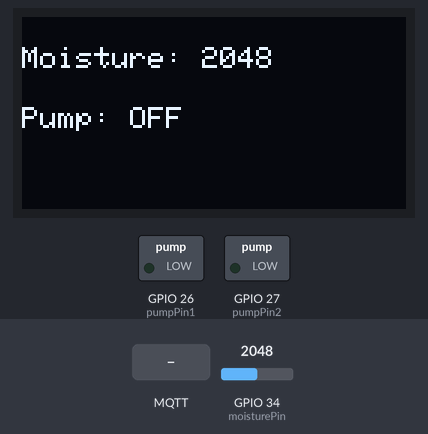
Bench run of a sketch on a simulated ESP32. Parts: 128×64 one-colour display, switched loads named in the sketch (green lamp = pin HIGH). Inputs (shaded band) come from the test bench; at power-on: GPIO 34 (moisturePin) = 2048. WiFi joins after 1.5 s; servers stay silent unless stated; no MQTT or app messages arrive unless stated; what the sketch prints to the serial monitor is not drawn.

Above: at 3.2 s.
3.3 s: MQTT message "ON" arrives on the first subscribed topic
At 8.3 s:
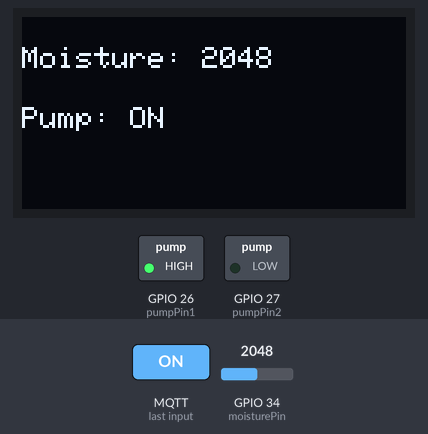
8.6 s: MQTT message "OFF" arrives on the first subscribed topic
At 13.2 s:
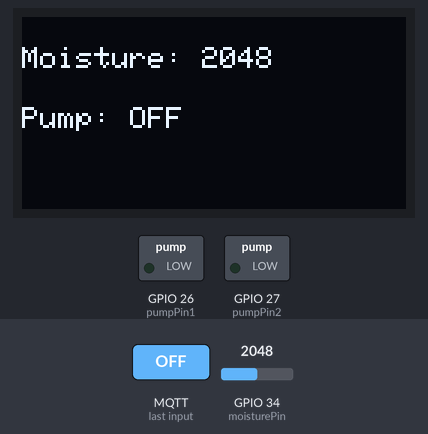
13.6 s: GPIO 34 (moisturePin) set to 2866
At 18.0 s:
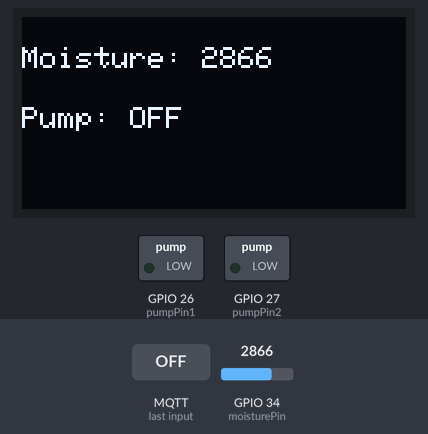
18.7 s: GPIO 34 (moisturePin) set to 3603
At 22.8 s:
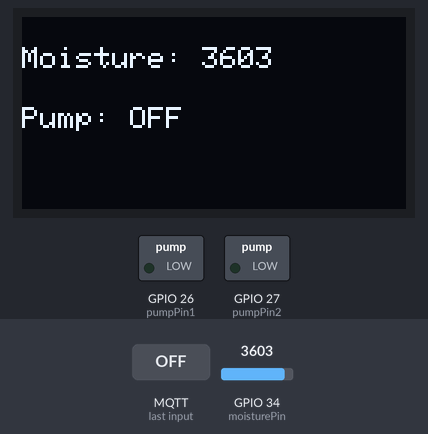
23.7 s: GPIO 34 (moisturePin) set to 4095
At 27.6 s:
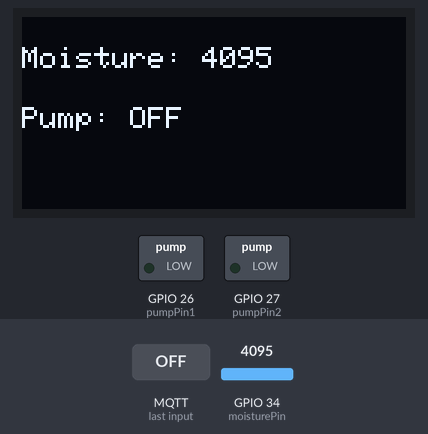
Timing chart, 0 to 29.1 s (numbered marks = the images above; inputs shaded):
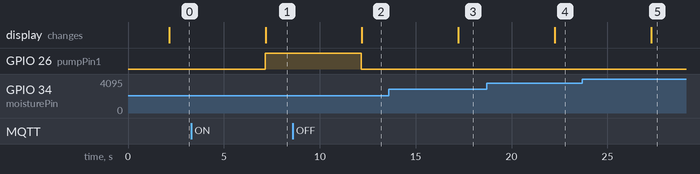

The sketch:

EXP13.ino
```cpp
/*
  EXP13: Control water pump and read soil moisture using ESP32 and MQTT
  -----------------------------------------------------------------------------
  1. The code connects to a Wi-Fi network using the provided SSID and password.
  2. It connects to the MQTT broker to publish moisture data and control the pump.
  3. Reads soil moisture sensor data from pin 34 and publishes it to the topic "sensor/moisture".
  4. Controls the pump via MQTT messages received on the topic "pump/control" (ON/OFF).
  5. Update the following lines with your own values:
     - Line 8: const char* ssid = "YOUR_WIFI_SSID"; // Replace with your Wi-Fi SSID
     - Line 9: const char* password = "YOUR_WIFI_PASSWORD"; // Replace with your Wi-Fi password
     - Line 12: const char* mqtt_server = "MQTT_BROKER_IP"; // Replace with your MQTT broker IP
     - Line 13: const int mqtt_port = 1883; // Replace if using a non-default port
     - Line 14: const char* mqtt_user = "MQTT_USERNAME"; // Replace with your MQTT username (if needed)
     - Line 15: const char* mqtt_password = "MQTT_PASSWORD"; // Replace with your MQTT password (if needed)

     by: Youssaf Mohamed Ali .
*/
#include <WiFi.h>
#include <PubSubClient.h>
#include <Wire.h>
#include <Adafruit_GFX.h>
#include <Adafruit_SSD1306.h>

// Wi-Fi credentials
const char* ssid = "TP-Guest";
const char* password = "88888888";

// MQTT broker details
const char* mqtt_server = "MQTT_BROKER_IP";
const int mqtt_port = 1883;
const char* mqtt_user = "MQTT_USERNAME";
const char* mqtt_password = "MQTT_PASSWORD";

// OLED configuration
#define SCREEN_WIDTH 128
#define SCREEN_HEIGHT 64
#define OLED_RESET    -1
#define SCREEN_ADDRESS 0x3C

Adafruit_SSD1306 display(SCREEN_WIDTH, SCREEN_HEIGHT, &Wire, OLED_RESET);

// Pin definitions
const int moisturePin = 34;
const int pumpPin1 = 26;
const int pumpPin2 = 27;

// Variables
WiFiClient espClient;
PubSubClient client(espClient);
int moistureValue = 0;
String pumpStatus = "OFF";

void setup_wifi() {
    delay(10);
    Serial.println("Connecting to Wi-Fi...");
    WiFi.begin(ssid, password);
    while (WiFi.status() != WL_CONNECTED) {
        delay(1000);
        Serial.print(".");
    }
    Serial.println("\nWi-Fi connected");
}

void reconnect() {
    while (!client.connected()) {
        Serial.println("Connecting to MQTT...");
        if (client.connect("ESP32Client", mqtt_user, mqtt_password)) {
            Serial.println("MQTT connected");
            client.subscribe("pump/control");
        } else {
            Serial.print("Failed, rc=");
            Serial.print(client.state());
            Serial.println(" Retrying in 5 seconds...");
            delay(5000);
        }
    }
}

void callback(char* topic, byte* payload, unsigned int length) {
    String message = "";
    for (int i = 0; i < length; i++) {
        message += (char)payload[i];
    }
    if (String(topic) == "pump/control") {
        if (message == "ON") {
            digitalWrite(pumpPin1, HIGH);
            digitalWrite(pumpPin2, LOW);
            pumpStatus = "ON";
            Serial.println("Pump turned ON");
        } else if (message == "OFF") {
            digitalWrite(pumpPin1, LOW);
            digitalWrite(pumpPin2, LOW);
            pumpStatus = "OFF";
            Serial.println("Pump turned OFF");
        }
    }
}

void setup() {
    Serial.begin(115200);

    pinMode(moisturePin, INPUT);
    pinMode(pumpPin1, OUTPUT);
    pinMode(pumpPin2, OUTPUT);

    // Initialize OLED
    Wire.begin(21, 22);
    if (!display.begin(SSD1306_SWITCHCAPVCC, SCREEN_ADDRESS)) {
        Serial.println(F("Failed to initialize OLED!"));
        for(;;);
    }

    display.clearDisplay();
    display.setTextSize(2);
    display.setTextColor(SSD1306_WHITE);
    display.setCursor(10, 25);
    display.print("Starting...");
    display.display();

    // Connect to Wi-Fi
    setup_wifi();

    // Set up MQTT
    client.setServer(mqtt_server, mqtt_port);
    client.setCallback(callback);
}

void displayOLED() {
    display.clearDisplay();
    display.setTextSize(1);
    display.setTextColor(SSD1306_WHITE);

    display.setCursor(0, 10);
    display.print("Moisture: ");
    display.println(moistureValue);

    display.setCursor(0, 30);
    display.print("Pump: ");
    display.println(pumpStatus);

    display.display();
}

void loop() {
    if (!client.connected()) {
        reconnect();
    }
    client.loop();

    // Read moisture sensor
    moistureValue = analogRead(moisturePin);
    Serial.print("Moisture Value: ");
    Serial.println(moistureValue);

    // Publish moisture data to MQTT
    char moistureStr[8];
    sprintf(moistureStr, "%d", moistureValue);
    client.publish("sensor/moisture", moistureStr);

    // Update OLED display
    displayOLED();

    delay(5000);
}
```

Measured:
- after the input at 3.3 s, GPIO 26 (pumpPin1): LOW → HIGH after 3.8 s; the display: changes after 3.9 s (image 1)
- after the input at 8.6 s, GPIO 26 (pumpPin1): HIGH → LOW after 3.6 s; the display: changes after 3.6 s (image 2)
- after the input at 13.6 s, the display: changes after 3.6 s (image 3)
- after the input at 18.7 s, the display: changes after 3.6 s (image 4)
- after the input at 23.7 s, the display: changes after 3.6 s (image 5)
